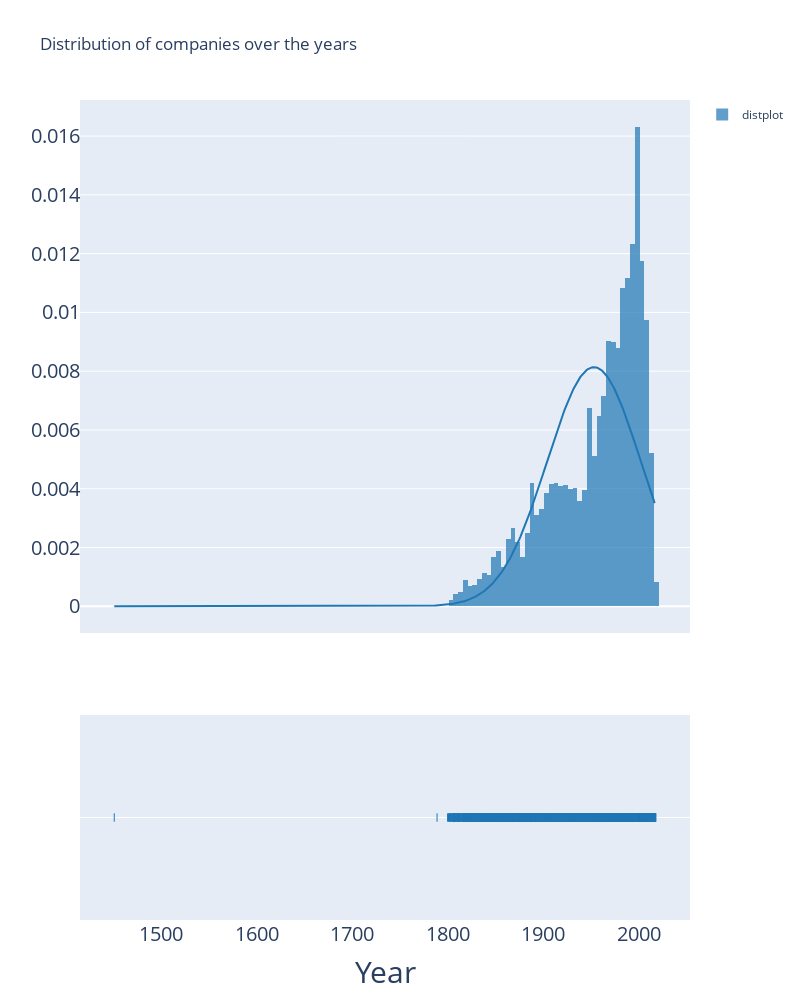

The notebook cell this image was saved under:
### Code cell
import plotly.figure_factory as ff
x = international_companies_sample["year_founded"].dropna()

hist_data = [x]
group_labels = ['distplot']

fig = ff.create_distplot(hist_data, group_labels, curve_type='normal', bin_size=5)
fig.update_layout(template="plotly", title='Distribution of companies over the years', width=800, height=1000)
fig.update_xaxes(title_text='Year', title_font=dict(size=30), tickfont=dict(size=20))
fig.update_yaxes( tickfont=dict(size=20))
fig.show()

### Figure 1 — Plotly figure (JSON) as saved in the notebook; plotly's stock layout.template omitted (floating-point values rounded to 4 significant figures; data arrays with more than 128 entries replaced by an {"elided": "..."} marker saying what was removed)
{"data": [{"autobinx": false, "histnorm": "probability density", "legendgroup": "distplot", "marker": {"color": "rgb(31, 119, 180)"}, "name": "distplot", "opacity": 0.7, "type": "histogram", "x": {"elided": "10000 int values"}, "xaxis": "x", "xbins": {"end": 2018, "size": 5, "start": 1451}, "yaxis": "y"}, {"legendgroup": "distplot", "marker": {"color": "rgb(31, 119, 180)"}, "mode": "lines", "name": "distplot", "showlegend": false, "type": "scatter", "x": {"elided": "500 float values"}, "xaxis": "x", "y": {"elided": "500 float values"}, "yaxis": "y"}, {"legendgroup": "distplot", "marker": {"color": "rgb(31, 119, 180)", "symbol": "line-ns-open"}, "mode": "markers", "name": "distplot", "showlegend": false, "type": "scatter", "x": {"elided": "10000 int values"}, "xaxis": "x", "y": {"elided": "10000 str values"}, "yaxis": "y2"}], "layout": {"barmode": "overlay", "height": 1000, "hovermode": "closest", "legend": {"traceorder": "reversed"}, "title": {"text": "Distribution of companies over the years"}, "width": 800, "xaxis": {"anchor": "y2", "domain": [0, 1], "tickfont": {"size": 20}, "title": {"font": {"size": 30}, "text": "Year"}, "zeroline": false}, "yaxis": {"anchor": "free", "domain": [0.35, 1], "position": 0, "tickfont": {"size": 20}}, "yaxis2": {"anchor": "x", "domain": [0, 0.25], "dtick": 1, "showticklabels": false, "tickfont": {"size": 20}}}}
